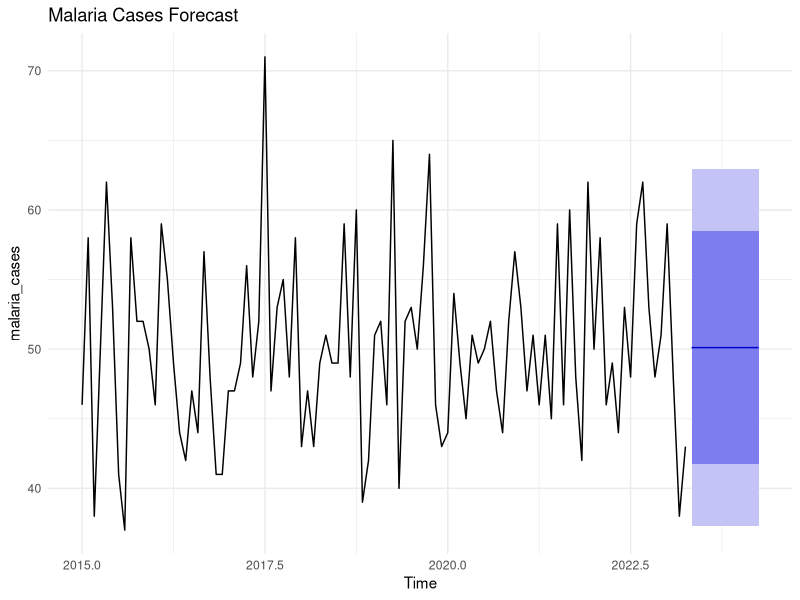
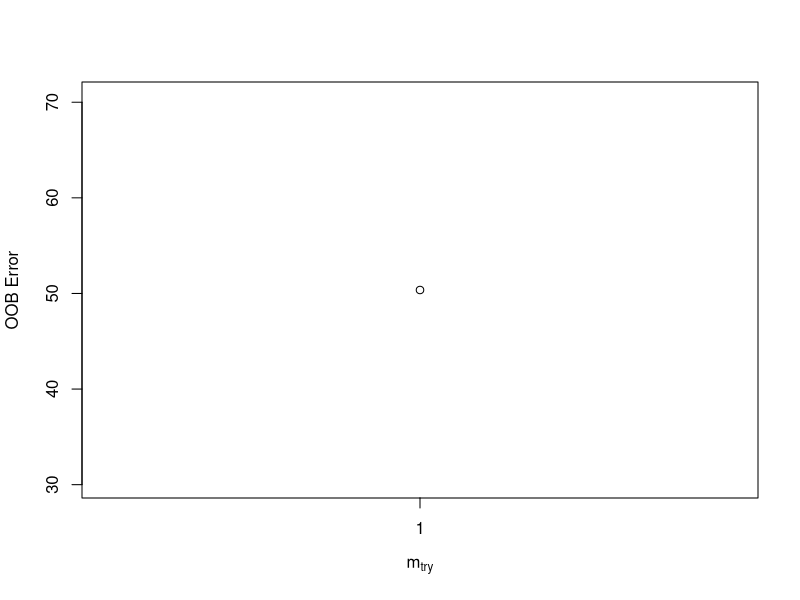
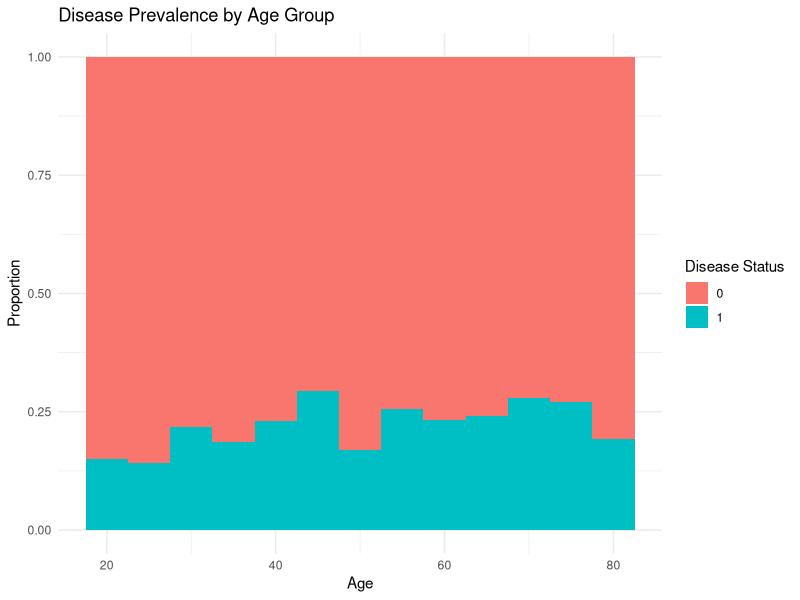
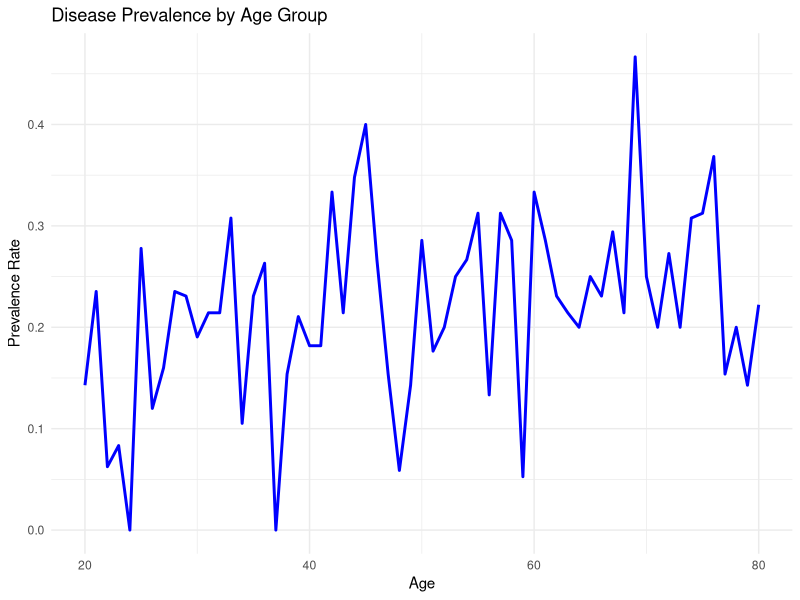

These charts were generated, in order, by the following R code:
#Statistical Malaria Modelling (Using Surveilance Data)
#ARIMA Time Series Forecasting for Malaria Cases
library(forecast) # for forecasting
library(tseries) # Time series and models

# Simulated malaria case data
set.seed(123) # For reproducibility
#Converting to time series 100 random poisson distributed values 
# The  monthly data that starts from 2015
malaria_cases <- ts(rpois(100, lambda = 50), frequency = 12, start = c(2015, 1))

# Fit ARIMA model
fit <- auto.arima(malaria_cases)

# Forecast for next 12 months
forecasted_cases <- forecast(fit, h = 12)
library(ggplot2) # Graphics and data visualization
# Plot the forecast
autoplot(forecasted_cases) + 
  ggtitle("Malaria Cases Forecast") +
  theme_minimal()
#Modelling using Machine Learning Approach
#Predicting Malaria Cases using Random Forest
library(randomForest) # Implements Random Forest Algorithm 
library(caret) # Classification and Regression Trains

# Simulated dataset of various mean and standard deviations
set.seed(42) # Reproducibility
# Generate a dataframe that is distributed randomly
data <- data.frame(
  temperature = rnorm(100, 27, 2),
  rainfall = rnorm(100, 150, 30),
  humidity = rnorm(100, 75, 5),
  cases = rpois(100, lambda = 50)
)

#Split data into training and tests using stratified sampling
#80% of data allocated to training set,20% to test set into matrix
trainIndex <- createDataPartition(data$cases, p = 0.8, list = FALSE)
# Create training set by selecting rows that match the trainIndex
trainData <- data[trainIndex,]
# Create test set by selecting all rows NOT in trainIndex
testData <- data[-trainIndex,]

# Train model by using 100 trees 
rf_model <- randomForest(cases ~ ., data = trainData, ntree = 100)

# Predict on test data
predictions <- predict(rf_model, testData)

# Evaluate Model
cor(predictions, testData$cases)
#Model Performance Metrics
#Metrics for Regression, timeseries 
library(Metrics) # Implements metrics for supervised learning
#Root Mean Squared Error to evaluate Model performance
rmse_val <- rmse(testData$cases, predictions)
r2_val <- cor(testData$cases, predictions)^2
# Display fo the results
cat("RMSE:", rmse_val, "\nR-squared:", r2_val)
#HyperParameter Tuning For better Accuracy
# the best 'mtry' value by increasing it in steps of 1.5 times the previous value.
tuned_rf <- tuneRF(trainData[, -4], trainData$cases, stepFactor = 1.5, improve = 0.01)
#############
#Epidemiological Analysis
# Load necessary libraries
library(dplyr) # structuring the data
library(ggplot2) # Visualizatio and graphics
library(epitools) # Eppidemiological operations

# Load a sample dataset (Simulated epidemiological data)
set.seed(123) # Reproducibility
n <- 1000 # Generate 1000 random normal numbers
epidemiology_data <- data.frame(
  id = 1:n,
  age = sample(20:80, n, replace = TRUE),
  sex = sample(c("Male", "Female"), n, replace = TRUE),
  exposure = sample(c("Yes", "No"), n, replace = TRUE, prob = c(0.3, 0.7)),
  disease_status = sample(c(1, 0), n, replace = TRUE, prob = c(0.2, 0.8))
)
# Compute incidence and prevalence
total_population <- nrow(epidemiology_data)
total_cases <- sum(epidemiology_data$disease_status == 1)
prevalence_rate <- (total_cases / total_population) * 100

cat("Prevalence Rate: ", round(prevalence_rate, 2), "%\n")
# Stratified incidence by exposure status
table_exposure_disease <- table(epidemiology_data$exposure, epidemiology_data$disease_status)
incidence_rate_exposed <- (table_exposure_disease["Yes", "1"] / sum(table_exposure_disease["Yes", ])) * 100
incidence_rate_unexposed <- (table_exposure_disease["No", "1"] / sum(table_exposure_disease["No", ])) * 100

cat("Incidence Rate in Exposed: ", round(incidence_rate_exposed, 2), "%\n")
cat("Incidence Rate in Unexposed: ", round(incidence_rate_unexposed, 2), "%\n")
# Compute Odds Ratio
odds_ratio <- oddsratio(table_exposure_disease)
print(odds_ratio) # Display results

# Logistic Regression: Assessing risk factors
logistic_model <- glm(disease_status ~ age + sex + exposure, data = epidemiology_data, family = binomial)
summary(logistic_model)
# Visualization: Disease Prevalence by Age Group
ggplot(epidemiology_data, aes(x = age, fill = factor(disease_status))) +
  geom_histogram(binwidth = 5, position = "fill") +
  labs(title = "Disease Prevalence by Age Group", x = "Age", y = "Proportion", fill = "Disease Status") +
  theme_minimal()
#####
# Summarize data: Compute prevalence per age group
summary_data <- epidemiology_data %>%
  group_by(age) %>%
  summarize(prevalence = mean(disease_status))  # Mean gives proportion of disease cases

# Line plot for prevalence by age
ggplot(summary_data, aes(x = age, y = prevalence)) +
  geom_line(color = "blue", size = 1) +
  labs(title = "Disease Prevalence by Age Group",
       x = "Age", y = "Prevalence Rate") +
  theme_minimal()
